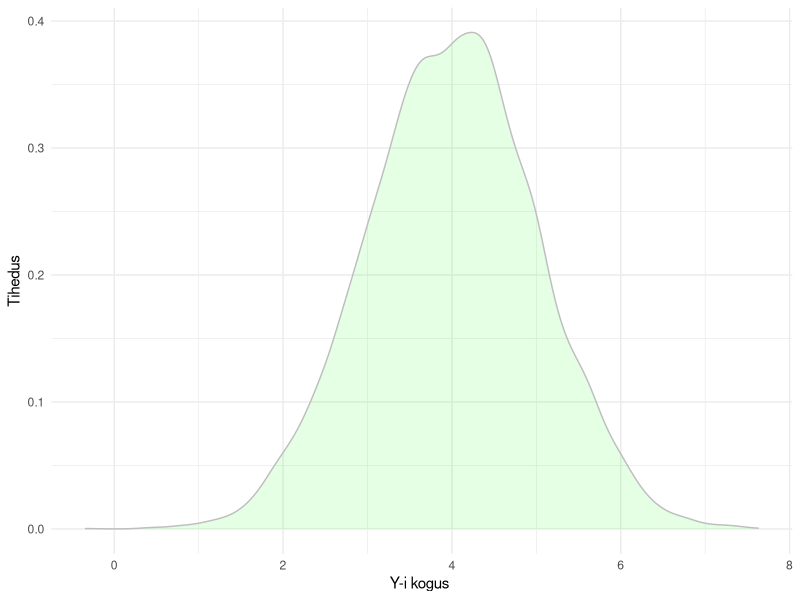
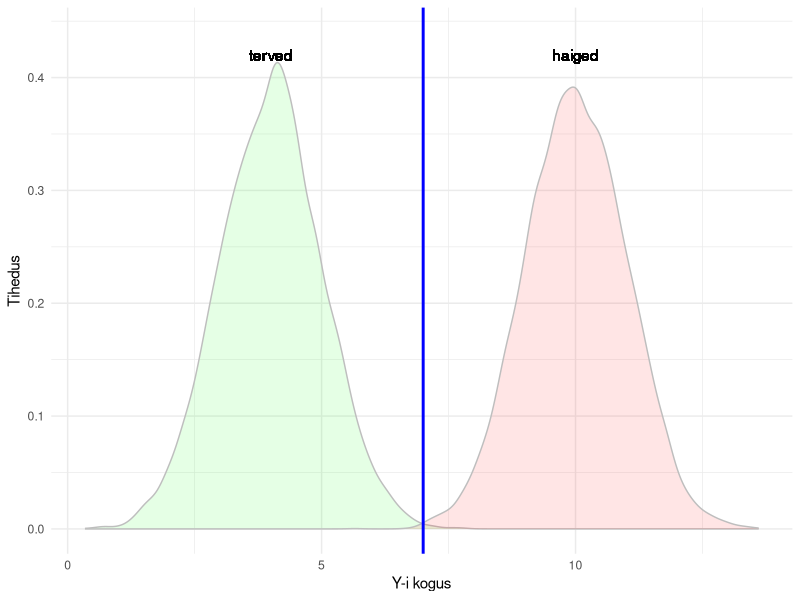
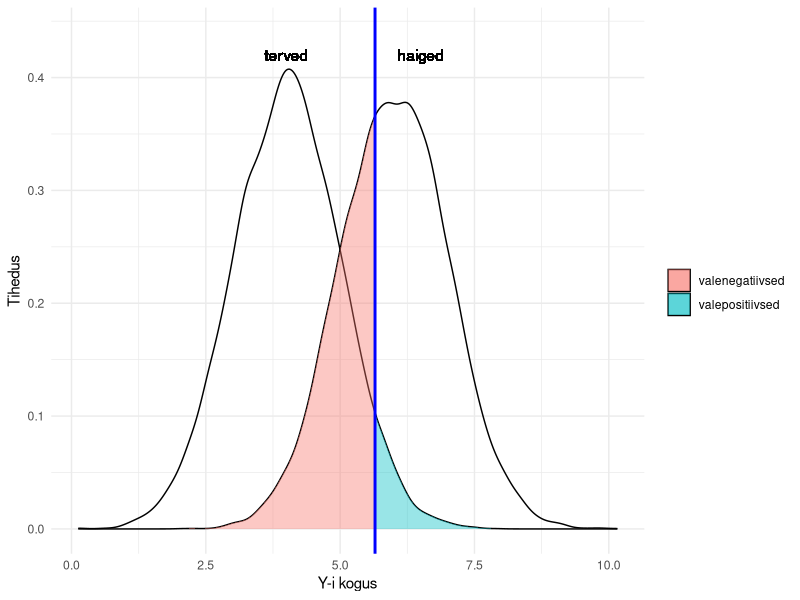
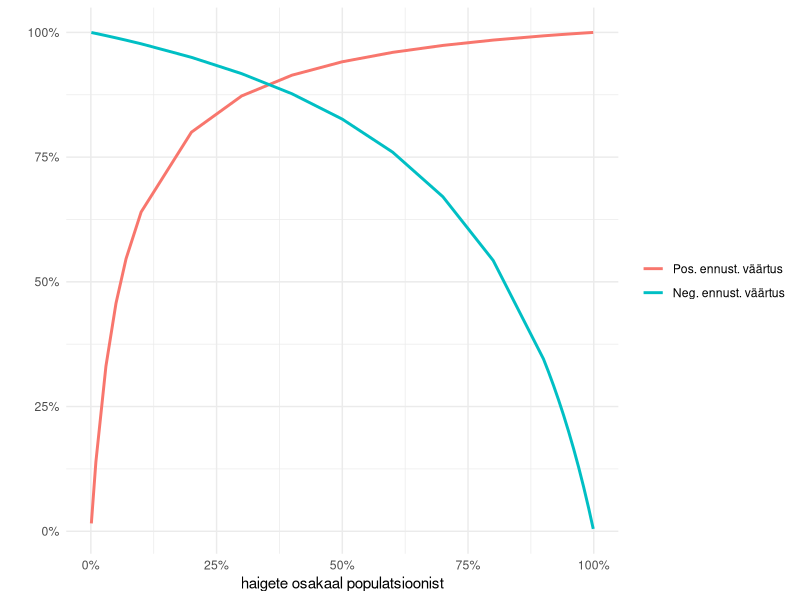
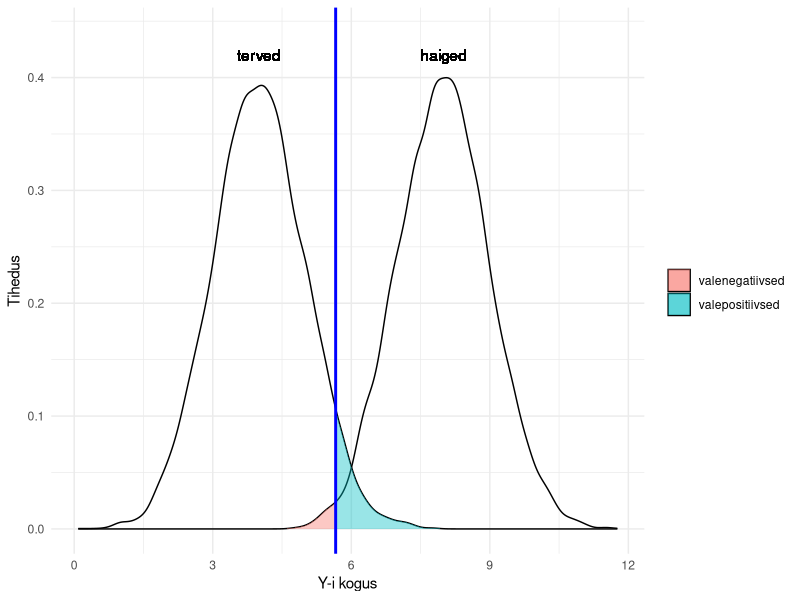
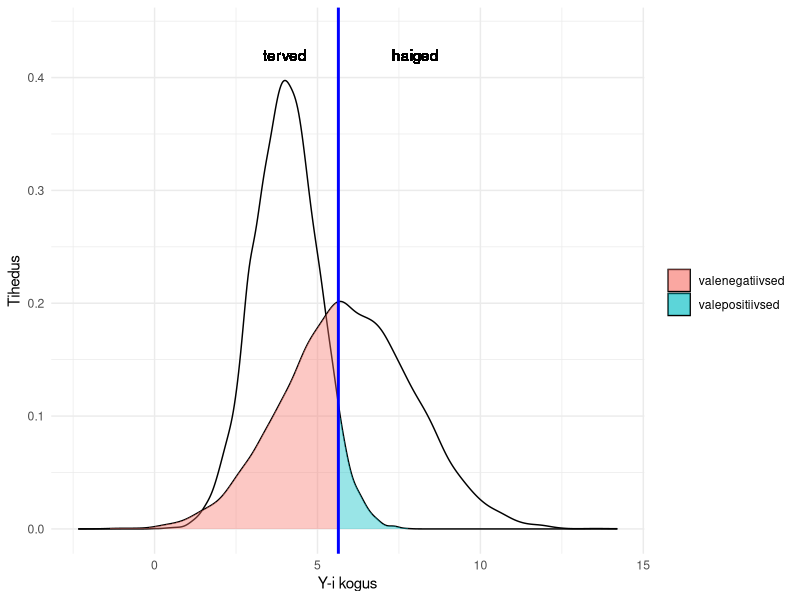
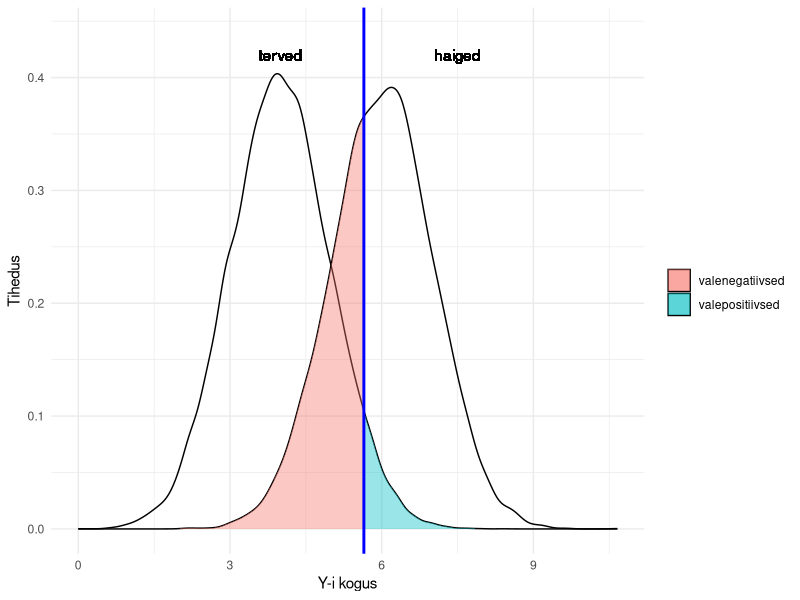
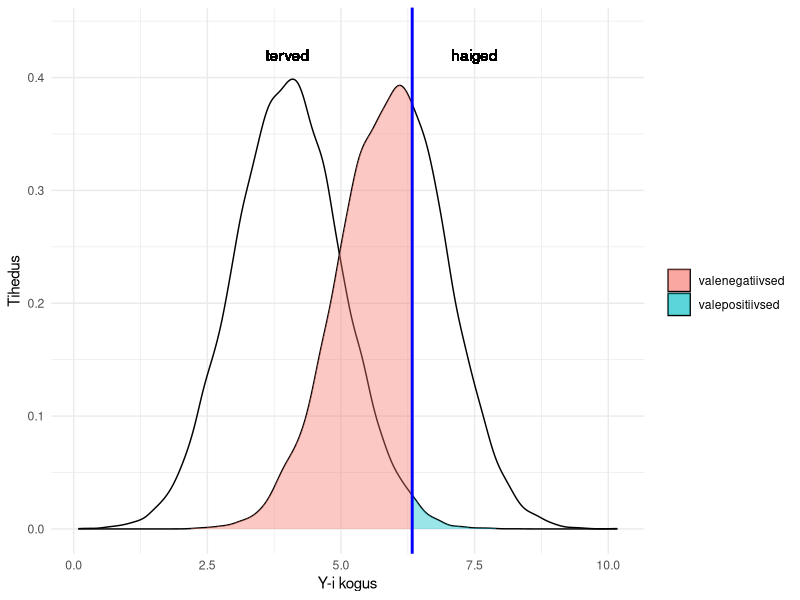

Generate these figures, in order, with R:
## ---- chunk 1
values=data.frame(rnorm(n=10000, mean=4, sd=1))
names(values)="values"
library(ggplot2)
ggplot(values, aes(x=values))+
    geom_density(colour="grey", fill="green", alpha=0.1)+
    xlab("Y-i kogus ")+
    ylab("Tihedus")+
    theme_minimal()

## ---- chunk 2
#funktsioon andmete simuleerimiseks
andmetabel =function(mean1=4, mean2=6, sd1=1, sd2=1, nr1=10000, nr2=10000) {
    library(dplyr)
    #esimene grupp ehk terved
    terved=rnorm(n=nr1, mean=mean1, sd=sd1) %>% 
        data.frame %>%
        mutate(name="terved")
        
    #teine grupp ehk haiged
    haiged=rnorm(n=nr2, mean=mean2, sd=sd2) %>% 
        data.frame %>% 
        mutate(name="haiged")
    #paneme ühte tabelisse kokku
    library(data.table)
    data=rbind(terved, haiged)%>%
        data.table
    
    names(data)[1]=c("value")
    data
}
#simuleerime andmed
andmed=andmetabel(mean2=10)
#paneme need graafikule
ggplot(subset(andmed,name=="terved") , aes(x=value))+
    geom_density(colour="grey",fill="green", alpha=0.1)+
    geom_density(data=subset(andmed,name=="haiged"), aes(x=value), 
                  colour="grey", fill="red", alpha=0.1)+
    theme_minimal()+
    xlab("Y-i kogus")+
    ylab("Tihedus")+
    coord_cartesian(ylim=c(0, 0.44))+
    geom_text(data = NULL, x = 4, y = 0.42, label = "terved")+
    geom_text(data = NULL, x = 10, y = 0.42, label = "haiged")+
    geom_vline(xintercept=7, colour="blue", size=1)

## ---- chunk 3
#funktsioon graafiku tegemiseks
graafik=function(data=data, qt=0.95) {
    
    gg <- data[,list(x=density(value)$x, y=density(value)$y),by="name"]
    #piir, kus kohast tervete seas jääb qt% vaatlustest vasakule
    #ehk test nätab, et on terved
    sub=subset(data, name=="terved", select= c(value))
    piir=quantile(sub$value, c(qt)) 
    library(ggplot2)
    ggplot(data, aes(x=value))+
        geom_density(aes(group=name), alpha=0.4)+
        geom_ribbon(data=subset(gg,name=="haiged" & x<=piir),
                    aes(x=x,ymax=y, fill="valenegatiivsed"),ymin=0, alpha=0.4)+
        geom_ribbon(data=subset(gg,name=="terved" & x>=piir),
                    aes(x=x,ymax=y, fill="valepositiivsed"),ymin=0, alpha=0.4)+
        geom_vline(xintercept=piir, colour="blue", size=1)+
        scale_fill_discrete(name="")+
        xlab("Y-i kogus")+
        ylab("Tihedus")+
        theme_minimal()
}

graafik(andmetabel())+
    coord_cartesian(ylim=c(0, 0.44))+
    geom_text(data = NULL, x = 4, y = 0.42, label = "terved")+
    geom_text(data = NULL, x = 6.5, y = 0.42, label = "haiged")
    
## ---- chunk 4
tabel=function(data=data, qt=0.95) {
    sub2=subset(data, name=="terved", select= c(value))
    piir=quantile(sub2$value, c(qt)) 
    #õiged positiivsed (kes on haiged ja test seda ka näitab)
    truepos=nrow(subset(data, name=="haiged" & value>piir))
    #valepositiivsed, need, kes on terved, kuid test näitab haigena
    falsepos=nrow(subset(data, name=="terved" & value>piir))
    #õiged negatiivsed (kes on terved ja ka test nii näitab)
    trueneg=nrow(subset(data, name=="terved" & value<=piir))
    #valengeatiivsed (need, kes on haiged, kuid test näitab tervena)
    falseneg=nrow(subset(data, name=="haiged" & value<=piir))
    Näitaja=c("sensitiivsus (statistiline jõud)", "spetsiifilisus", 
              "valepositiivsete määr (I tüüpi vea määr)", 
              "valenegatiivsete määr (II tüüpi vea määr)",
              "positiivne ennustatav väärtus", 
            "negatiivne ennustatav väärtus")
    Väärtus=c(round(truepos/(falseneg+truepos),3),
                round(trueneg/(trueneg+falsepos),3),
                1-round(trueneg/(trueneg+falsepos),3),
                1-round(truepos/(falseneg+truepos),3),
                round(truepos/(truepos+falsepos),3),
                round(trueneg/(trueneg+falseneg),3))
    data.frame(Näitaja, Väärtus)
}
#parema tabeli jaoks
library(knitr)
tabel1=tabel(andmetabel())
kable(tabel1, align="l")
sensitiivsus=tabel1[1,2]
spetsiifilisus=tabel1[2,2]
valeposit=tabel1[3,2]
valenegat=tabel1[4,2]
positpred=tabel1[5,2]
negatpred=tabel1[6,2]

## ---- chunk 5
population=20000
spec=spetsiifilisus
sens=sensitiivsus
ratio=0.5 #haigete osakaal

haige=c(round(population*ratio*sens, 0), round(population*ratio*(1-sens), 0))
terve=c(round(population*(1-ratio)*(1-spec), 0), round(population*(1-ratio)*spec, 0))
tulem=c("test positiivne", "test negatiivne")
test_summary=data.frame(tulem, haige, terve)
kable(test_summary, align="l")
oigepos=test_summary[1,2]
valeneg=test_summary[2,2]
valepos=test_summary[1,3]
oigeneg=test_summary[2,3]

## ---- chunk 6
#funktsioon, mis arvutab pos ja neg ennustatava väärtuse
neg_pos_predictive=function(ratio, sensitivity, specificity) {
    population=20000
    haige=c(round(population*ratio*sensitivity, 0), round(population*ratio*(1-sensitivity), 0))
    terve=c(round(population*(1-ratio)*(1-specificity), 0), round(population*(1-ratio)*specificity, 0))
    tulem=c("test positiivne", "test negatiivne")
    test_summary=data.frame(tulem, haige, terve)
    pospred=haige[1]/(haige[1]+terve[1])
    negpred=terve[2]/(haige[2]+terve[2])
    return(data.frame(pospred, negpred))
}

#simuleerime seda erinevate higete osakaalide juures
###
ratiod=c(0.999,0.99,0.98,0.97,0.96,0.95,0.94,0.93,0.92,0.91,0.9,0.8, 0.7, 
          0.6,0.5, 0.4,0.3,0.2,0.1, 0.07, 0.05, 0.03, 0.01, 0.001)
#tühi df kuhu andmed tulevad
vastus= data.frame(positive_pred=numeric(),
                    negative_pred=numeric())
#panen sensitiivsuse ja spetsiifilusse paika
sens=0.8
spets=0.95
for (i in 1:length(ratiod)) {
    vastus[i,]=neg_pos_predictive(ratio=ratiod[i], sensitivity = sens, specificity=spets)
}
#paneme ratiod juurde tulemite tabelisse
vastus$ratio=ratiod
#reshabime
library(reshape2)
vastus=melt(vastus, id=c("ratio"))
#plotime
library(ggplot2)
library(scales) 
ggplot(vastus, aes(x=ratio, y=value))+
    geom_line(aes(colour=variable), size=1)+
    xlab("haigete osakaal populatsioonist")+
    ylab("tõenäosus, et oled haige/terve")+
    ylab("")+
    scale_y_continuous(labels=percent)+
    scale_x_continuous(labels=percent)+
    guides(colour=guide_legend(title=NULL))+
    scale_colour_discrete(breaks=c("positive_pred", "negative_pred"),
                         labels=c("Pos. ennust. väärtus", "Neg. ennust. väärtus"))+
    theme_minimal()
## ---- chunk 7
mean_esimene=4
mean_teine=8
sd_esimene=1
sd_teine=1
nr_esimene=10000
nr_teine=10000
andmed=andmetabel(mean1=mean_esimene, mean2=mean_teine, sd1=sd_esimene, sd2=sd_teine, nr1=nr_esimene, nr2=nr_teine)
graafik(andmed)+
    coord_cartesian(ylim=c(0, 0.44))+
    geom_text(data = NULL, x = 4, y = 0.42, label = "terved")+
    geom_text(data = NULL, x = 8, y = 0.42, label = "haiged")

power=tabel(andmed)[1,2]
## ---- chunk 8
mean_esimene=4
mean_teine=6
sd_esimene=1
sd_teine=2
nr_esimene=10000
nr_teine=10000
andmed=andmetabel(mean1=mean_esimene, mean2=mean_teine, sd1=sd_esimene, sd2=sd_teine, nr1=nr_esimene, nr2=nr_teine)
graafik(andmed)+
    coord_cartesian(ylim=c(0, 0.44))+
    geom_text(data = NULL, x = 4, y = 0.42, label = "terved")+
    geom_text(data = NULL, x = 8, y = 0.42, label = "haiged")

power=tabel(andmed)[1,2]
## ---- chunk 9
mean_esimene=4
mean_teine=6
sd_esimene=1
sd_teine=1
nr_esimene=30000
nr_teine=10000
andmed=andmetabel(mean1=mean_esimene, mean2=mean_teine, sd1=sd_esimene, sd2=sd_teine, nr1=nr_esimene, nr2=nr_teine)
graafik(andmed)+
    coord_cartesian(ylim=c(0, 0.44))+
    geom_text(data = NULL, x = 4, y = 0.42, label = "terved")+
    geom_text(data = NULL, x = 7.5, y = 0.42, label = "haiged")

power=tabel(andmed)[1,2]
## ---- chunk 10
mean_esimene=4
mean_teine=6
sd_esimene=1
sd_teine=1
nr_esimene=30000
nr_teine=10000
andmed=andmetabel(mean1=mean_esimene, mean2=mean_teine, sd1=sd_esimene, sd2=sd_teine, nr1=nr_esimene, nr2=nr_teine)
graafik(andmed, qt=0.99)+
    coord_cartesian(ylim=c(0, 0.44))+
    geom_text(data = NULL, x = 4, y = 0.42, label = "terved")+
    geom_text(data = NULL, x = 7.5, y = 0.42, label = "haiged")

power=tabel(andmed, qt=0.99)[1,2]
